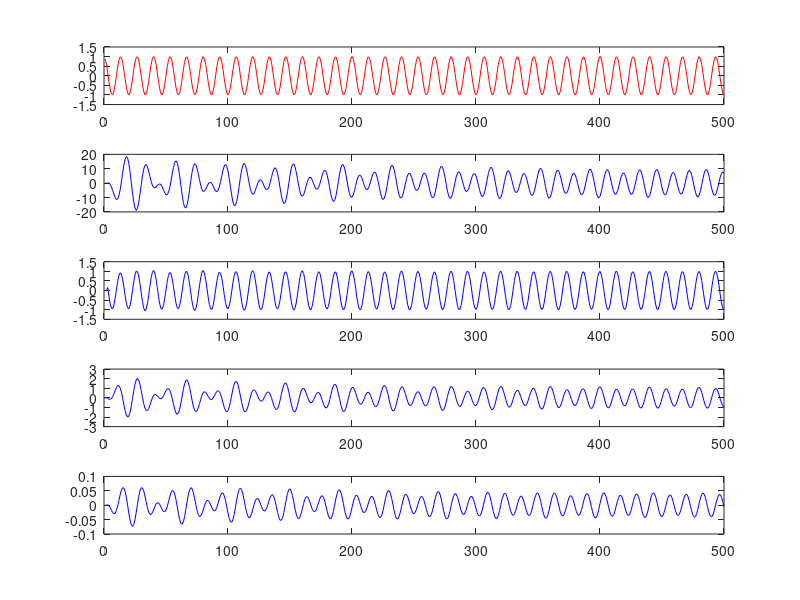

This figure's MATLAB source:
function retval = gensin ()

fr = 0.15;
fr2= 0.102;
ep = exp(-0.005);
n = 500;

%rd = @(x) floor(32768*x)/32768;
rd = @(x) x;

y = zeros(1,n);
y(1)=rd(cos(pi*fr));
y(2)=rd(cos(2*pi*fr));

z = zeros(1,n);
u = zeros(1,n);
h = zeros(1,n);

ep

for it=3:n
  % Goetzel sinewave generation
  y(it) = rd(2*cos(pi*fr)*y(it-1) - y(it-2));
  % Bandpass filter
  z(it) = rd(2*ep*cos(pi*fr2)*z(it-1) - ep*ep*z(it-2) + y(it));
  % All pass modification
  u(it) = rd(-2*ep*cos(pi*fr2)*z(it-1) + ep*ep*z(it)   + z(it-2));
  % Band pass
  h2(it ) =  rd(z(it) - ep*cos(pi*fr2)*z(it-1));
  h(it) = rd((-2*ep*cos(pi*fr2)*y(it-1) + ep*ep*y(it) + y(it-2) + 2*ep*cos(pi*fr2)*h(it-1) - ep*ep*h(it-2)));
end

h2 = h2*(1-ep*ep);

figure(1);
subplot(5,1,1);
plot(1:n,y,'r-');
subplot(5,1,2);
plot(1:n,z,'b-');
subplot(5,1,3);
plot(1:n,u,'b-');
subplot(5,1,4);
plot(1:n,h,'b-');
subplot(5,1,5);
plot(1:n,h2,'b-');

endfunction
